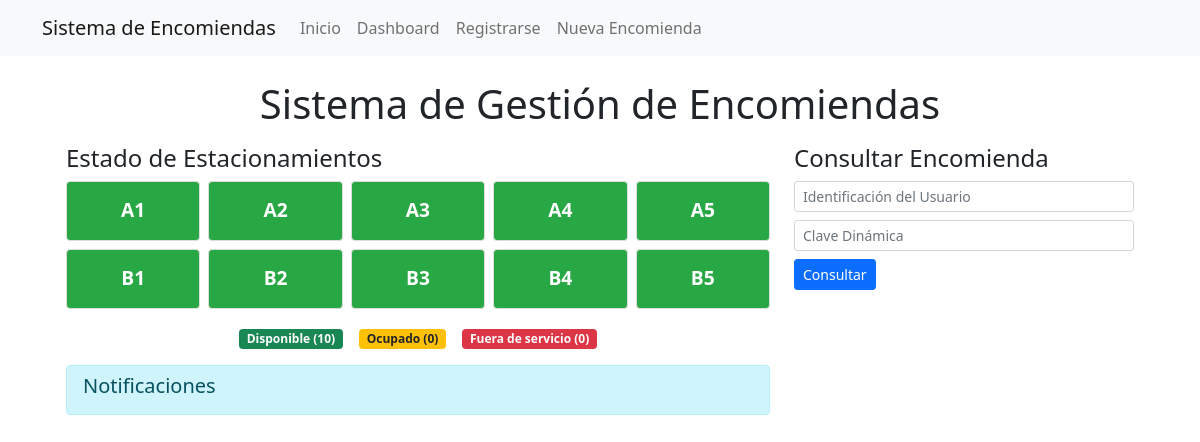
Before: / with the older database file.
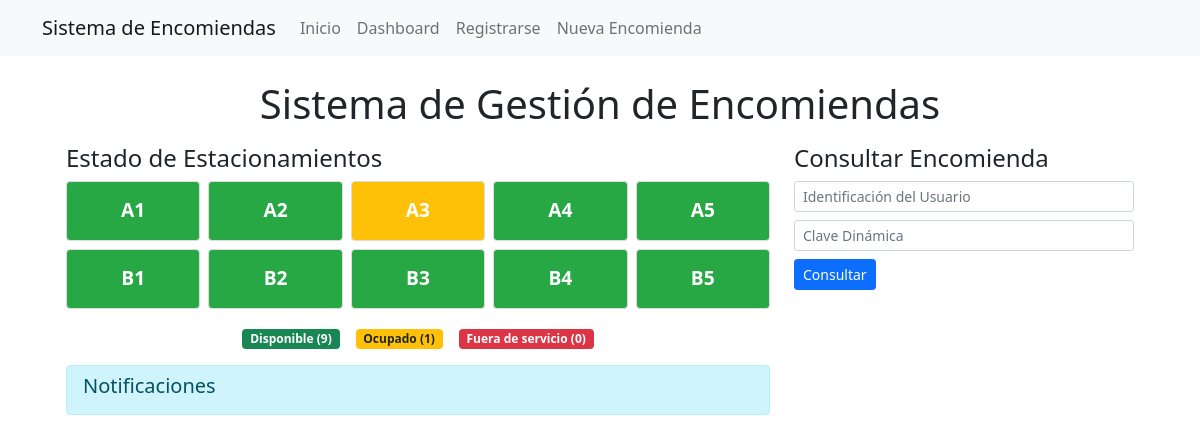
After: the same page with the newer database file.
### tables this page shows
CREATE TABLE garajes (
    id TEXT PRIMARY KEY,
    estado TEXT NOT NULL
);

### app.py (the view)
@app.route('/')
def index():
    conn = get_db_connection()
    estacionamientos = conn.execute('SELECT * FROM garajes').fetchall()
    conn.close()
    return render_template('index.html', estacionamientos=estacionamientos)

### app.py (called while the page is built)
def get_db_connection():
    conn = sqlite3.connect('database.db')
    conn.row_factory = sqlite3.Row
    return conn

### templates/index.html (shortened to what this page needs)
{% extends "base.html" %}
{% block content %}
<div class="container-fluid px-4">
    <h1 class="text-center my-3">Sistema de Gestión de Encomiendas</h1>
    <div class="row">
        <div class="col-md-8">
            <h2 class="h4 mb-2">Estado de Estacionamientos</h2>
            <div id="estacionamientos" class="row row-cols-5 g-2 mb-3">
                {% for estacionamiento in estacionamientos %}
                <div class="col">
                    <div class="estacionamiento {{ estacionamiento.estado }} p-2 text-center text-white">
                        {{ estacionamiento.id }}
                    </div>
                </div>
                {% endfor %}
            </div>
            <div class="d-flex justify-content-center mb-3">
                <div class="me-3">
                    <span class="badge bg-success">Disponible</span>
                </div>
                <div class="me-3">
                    <span class="badge bg-warning text-dark">Ocupado</span>
                </div>
                <div>
                    <span class="badge bg-danger">Fuera de servicio</span>
                </div>
            </div>
            <div id="notificaciones" class="alert alert-info py-2 px-3 mb-3">
                <h4 class="h5 mb-2">Notificaciones</h4>
            </div>
        </div>
        <div class="col-md-4">
            <h3 class="h4 mb-2">Consultar Encomienda</h3>
            <form id="consultaForm" class="mb-3">
                <div class="mb-2">
                    <input type="text" class="form-control form-control-sm" name="identificacion" placeholder="Identificación del Usuario" required>
                </div>
                <div class="mb-2">
                    <input type="text" class="form-control form-control-sm" name="clave_dinamica" placeholder="Clave Dinámica" required>
                </div>
                <button type="submit" class="btn btn-primary btn-sm">Consultar</button>
            </form>
        </div>
    </div>
</div>
{% endblock %}

### templates/base.html (shortened to what this page needs)
<!DOCTYPE html>
<html lang="es">
<head>
    <link href="https://cdn.jsdelivr.net/npm/bootstrap@5.1.3/dist/css/bootstrap.min.css" rel="stylesheet">
    <link rel="stylesheet" href="{{ url_for('static', filename='style.css') }}">
</head>
<body>
    <nav class="navbar navbar-expand-lg navbar-light bg-light">
        <div class="container">
            <a class="navbar-brand" href="{{ url_for('index') }}">Sistema de Encomiendas</a>
            <div class="collapse navbar-collapse" id="navbarNav">
                <ul class="navbar-nav">
                    <li class="nav-item"><a class="nav-link" href="{{ url_for('index') }}">Inicio</a></li>
                    <li class="nav-item"><a class="nav-link" href="{{ url_for('dashboard') }}">Dashboard</a></li>
                    <li class="nav-item"><a class="nav-link" href="{{ url_for('register') }}">Registrarse</a></li>
                    <li class="nav-item"><a class="nav-link" href="{{ url_for('encomienda') }}">Nueva Encomienda</a></li>
                </ul>
            </div>
        </div>
    </nav>
    <div class="container mt-4">
        {% block content %}{% endblock %}
    </div>
</body>
</html>

### static/style.css (style rules this page uses)
.estacionamiento { height: 60px; border-radius: 4px; border: 1px solid #ddd; cursor: pointer; font-size: 1.2em; font-weight: bold; display: flex; align-items: center; justify-content: center; }
.disponible { background-color: #28a745; color: white; }
.ocupado { background-color: #ffc107; color: black; }

Changed rows visible on the page:
changed garajes "A3": estado "disponible" → "ocupado" (drawn)
Other visible differences:
text written by a page script: "Disponible (10)" → "Disponible (9)"
text written by a page script: "Ocupado (0)" → "Ocupado (1)"
